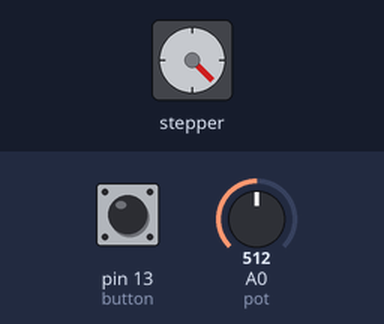
Simulated run of this sketch. Board: Arduino Uno, built with avr-gcc and run on an emulated ATmega328P. On the bench: stepper motor. Inputs (shaded band) come from the test bench; at power-on: pin 13 (button) HIGH, A0 (pot) = 512. Stepper angles assume 96 steps per turn.

Above: at 1.25 s.
1.3 s: pin 13 (button) pulled LOW for 3.2 s
At 4.95 s:
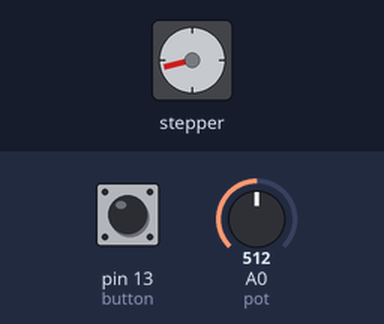
6.9 s: A0 (pot) set to 716
At 7.06 s:
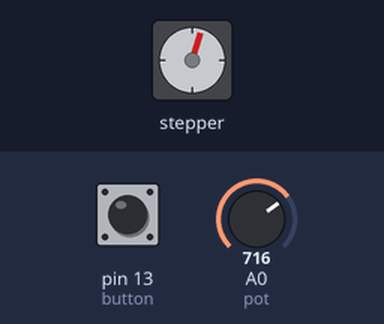
9.9 s: pin 13 (button) pulled LOW for 0.15 s
At 10.85 s:
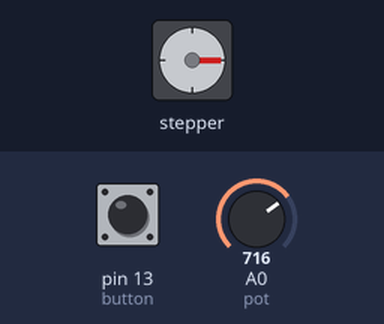
Timing chart, 0 to 22.0 s (numbered marks = the images above; inputs shaded):
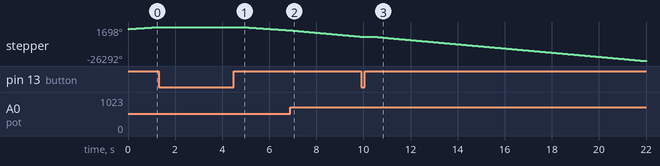

The sketch:

Motor.ino
```cpp
/*Questo sketch permette di mettere in funzione il motore passo passo
 * e di definire la velocità di rotazione mediante un potenziometro.
 * Il verso, orario o antiorario, e dato dalla pressione di un bottone
 */

//definizione delle librerie del motore passo passo
#include <Stepper.h>
#define STEPS 96

Stepper stepper(STEPS, 8, 10, 9, 11);
const int button =  13; //La direzione di rotazione è controllata da un bottone collegato al pin 13 --prima era sul 4
const int pot    = A0; //La velocità è controllata da un potenziometro connesso al pin analogico A0

void setup()
{
  pinMode(button, INPUT_PULLUP); //il bottone viene letto come input
}

int direction_ = 1, speed_ = 0;

void loop()
{

//in base al valore del bottone, 0 o 1, il motore girerà in senso orario o antiorario

  if ( digitalRead(button) == 0 )
    if ( debounce() )
    {
      direction_ *= -1;
      while ( debounce() ) ;
    }

  int val = analogRead(pot);

//Qui viene controllata la velocità di rotazione mediante il potenziometro
  if ( speed_ != map(val, 0, 1023, 2, 500) )
  {
    speed_ = map(val, 0, 1023, 2, 500);
    stepper.setSpeed(speed_);
  }

  stepper.step(direction_);

}


bool debounce()
{
  byte count = 0;
  for(byte i = 0; i < 5; i++) {
    if (digitalRead(button) == 0)
      count++;
    delay(100);
  }
  if(count > 2)  return 1;
  else           return 0;

}
```
